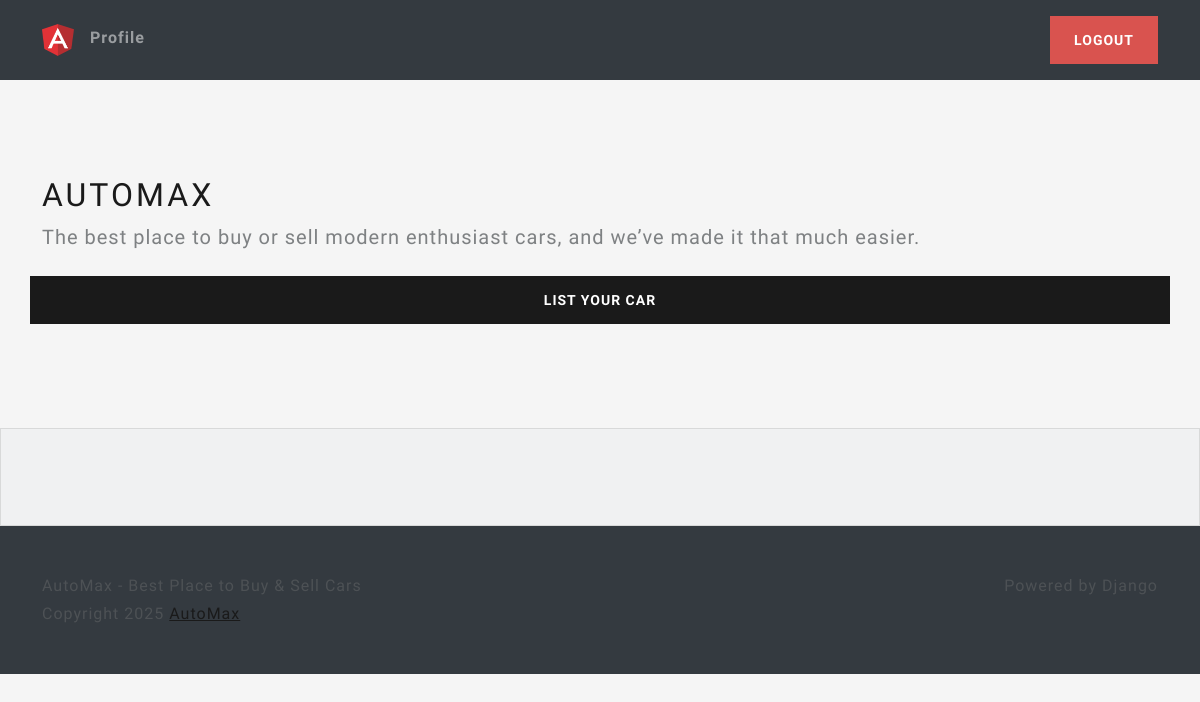
The app's page /home (signed in), older data.
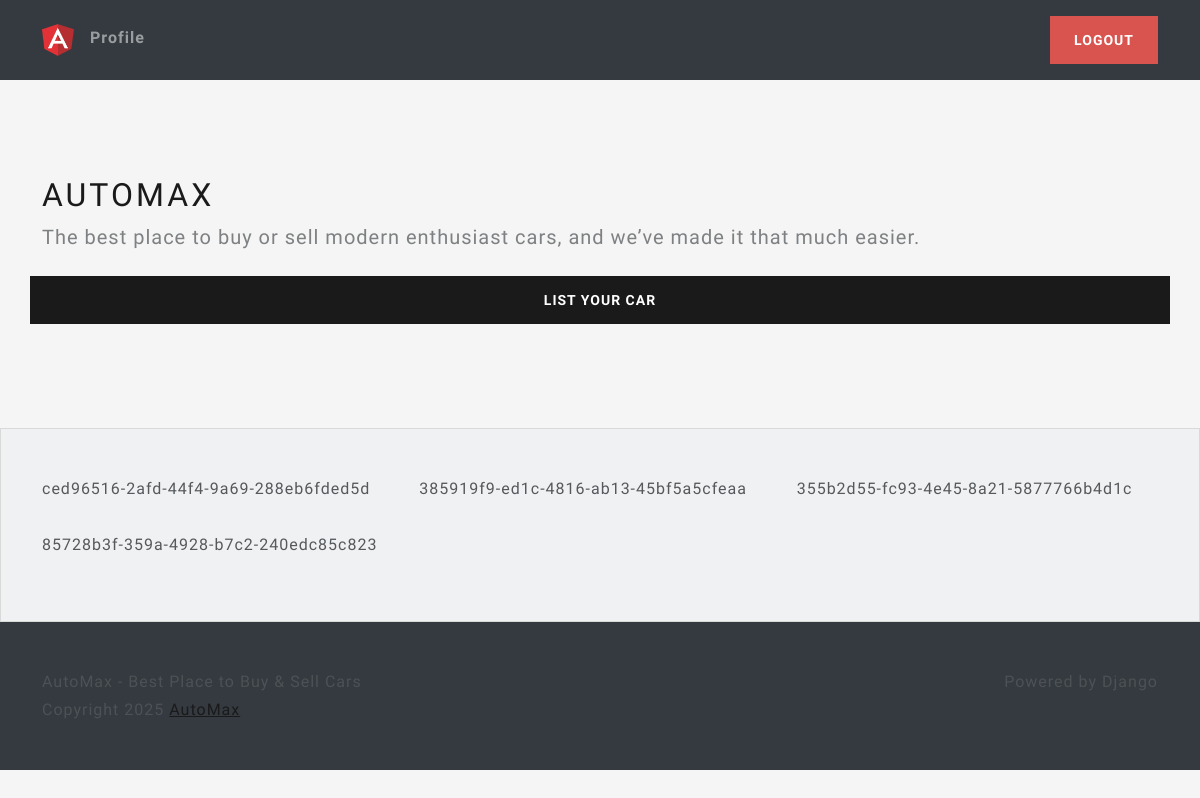
The same page, newer data.
### main/models.py (models this page shows, shortened)
class Listing(models.Model):
    id = models.UUIDField(primary_key=True, default=uuid.uuid4, unique=True, editable=False)
    created_at = models.DateTimeField(auto_now_add=True)
    updated_at = models.DateTimeField(auto_now=True)
    seller = models.ForeignKey(Profile, on_delete=models.CASCADE)
    brands = models.CharField(max_length=24, choices=CARS_BRANDS, default=None)
    model = models.CharField(max_length=64)
    vin = models.CharField(max_length=17)
    mileage = models.IntegerField(default=0)
    color = models.CharField(max_length=24)
    description = models.TextField()
    engine = models.CharField(max_length=24)
    transmission = models.CharField(max_length=24, choices=TRANSMISSION_OPTIONS, default=None)
    location = models.OneToOneField(Location, on_delete=models.CASCADE, null=True)
    image = models.ImageField(upload_to=user_listing_path)

### main/views.py (the view)
# urls.py: path('home', home_view, name="home"),
@login_required
def home_view(request):
    listings = Listing.objects.all()
    context = {
        "listings": listings,
    }
    return render(request, 'views/home.html', context)

### main/templates/views/home.html (shortened to what this page needs)
{% extends "base/base.html" %}
{% load static %}
{% block body %}
    <main>
        <section class="py-5 container">
            <div class="row py-lg-5">
                <h1 class="fw-light">AutoMax</h1>
                <p class="lead text-muted">The best place to buy or sell modern enthusiast cars, and we’ve
                    made it that much easier.</p>
                <a href="" class="btn btn-primary my-2">List Your Car</a>
            </div>
        </section>
        <div class="album py-5 bg-light">
            <div class="container">
                <div class="row row-cols-1 row-cols-sm-2 row-cols-md-3 g-3">
                    {% for listing in listings %}
                        <div class="col">
                            <p>{{listing.id}}</p>
                        </div>
                    {% endfor%}
                </div>
            </div>
        </div>
    </main>
{% endblock %}

### main/templates/base/base.html (shortened to what this page needs)
{% load static %}
<!DOCTYPE html>
<html lang="en" class="h-100">
<head>
    <link rel="stylesheet" href="{% static "css/bootstrap.min.css" %}">
    <link rel="stylesheet" href="{% static "css/style.css" %}">
</head>
<body>
    {% block header %}
        <header class="p-3 bg-dark text-white w-100 nav-masthead">
            <div class="container">
                <div class="d-flex flex-wrap align-items-center justify-content-center justify-content-lg-start">
                    <a href="{% url 'home' %}" class="d-flex align-items-center mb-2 mb-lg-0 text-white text-decoration-none">
                        <img src="{% static 'images/logo.png' %}" alt="" width="32" height="32" class="bi me-2" aria-label="Bootstrap">
                    </a>
                    {% if request.user.is_authenticated %}
                        <ul class="nav col-12 col-lg-auto me-lg-auto mb-2 justify-content-center mb-md-0">
                            <li>
                                <a href"{% url 'home' %}" class="nav-link px-2">Profile</a>
                            </li>
                        </ul>
                        <div class="text-end">
                            <a href="{% url 'logout' %}" type="button" class="btn btn-danger">Logout</a>
                        </div>
                    {% endif %}
                </div>
            </div>
        </header>
    {% endblock%}
    {% block body %}
    {% endblock %}
</body>
{% block footer %}
<footer>
    <footer class="footer text-muted bg-dark py-5">
        <div class="container">
            <p class="float-end mb-1">Powered by Django</p>
            <p class="mb-1">AutoMax - Best Place to Buy & Sell Cars</p>
            <p class="mb-0">Copyright {% now 'Y' %} <a href="">AutoMax</a></p>
        </div>
    </footer>
</footer>
{% endblock %}
</html>

### main/static/css/style.css (style rules this page uses)
html, body { height: 100%; }
body { align-items: center; padding-bottom: 40px; background-color: #f5f5f5; }
.nav-masthead .nav-link { padding: .25rem 0; font-weight: 700; color: rgba(255, 255, 255, .5); background-color: transparent; border-bottom: .25rem solid transparent; }

Row changes from the older to the newer data that the page shows:
added Listing: id "ced96516-2afd-44f4-9a69-288eb6fded5d"
added Listing: id "385919f9-ed1c-4816-ab13-45bf5a5cfeaa"
added Listing: id "355b2d55-fc93-4e45-8a21-5877766b4d1c"
added Listing: id "85728b3f-359a-4928-b7c2-240edc85c823"
